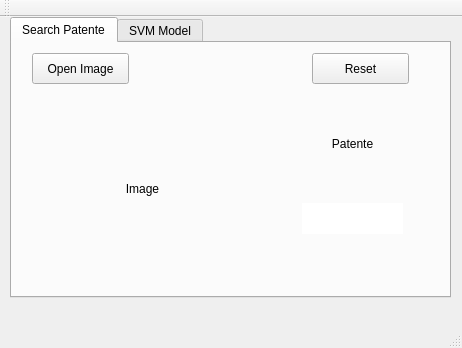
<?xml version="1.0" encoding="UTF-8"?>
<ui version="4.0">
 <class>MainWindow</class>
 <widget class="QMainWindow" name="MainWindow">
  <property name="geometry">
   <rect>
    <x>0</x>
    <y>0</y>
    <width>462</width>
    <height>348</height>
   </rect>
  </property>
  <property name="windowTitle">
   <string>MainWindow</string>
  </property>
  <widget class="QWidget" name="centralWidget">
   <widget class="QTabWidget" name="tabWidget">
    <property name="geometry">
     <rect>
      <x>10</x>
      <y>0</y>
      <width>441</width>
      <height>281</height>
     </rect>
    </property>
    <property name="currentIndex">
     <number>0</number>
    </property>
    <widget class="QWidget" name="tab">
     <attribute name="title">
      <string>Search Patente</string>
     </attribute>
     <widget class="QPushButton" name="btnOpen">
      <property name="geometry">
       <rect>
        <x>20</x>
        <y>10</y>
        <width>97</width>
        <height>31</height>
       </rect>
      </property>
      <property name="text">
       <string>Open Image</string>
      </property>
     </widget>
     <widget class="QPushButton" name="btnReset">
      <property name="geometry">
       <rect>
        <x>300</x>
        <y>10</y>
        <width>97</width>
        <height>31</height>
       </rect>
      </property>
      <property name="text">
       <string>Reset</string>
      </property>
     </widget>
     <widget class="QLabel" name="patente_img">
      <property name="geometry">
       <rect>
        <x>260</x>
        <y>70</y>
        <width>161</width>
        <height>61</height>
       </rect>
      </property>
      <property name="text">
       <string>Patente</string>
      </property>
      <property name="alignment">
       <set>Qt::AlignCenter</set>
      </property>
     </widget>
     <widget class="QLabel" name="lblImage">
      <property name="geometry">
       <rect>
        <x>10</x>
        <y>50</y>
        <width>241</width>
        <height>191</height>
       </rect>
      </property>
      <property name="text">
       <string>Image</string>
      </property>
      <property name="alignment">
       <set>Qt::AlignCenter</set>
      </property>
     </widget>
     <widget class="QLabel" name="patente_label">
      <property name="geometry">
       <rect>
        <x>290</x>
        <y>160</y>
        <width>101</width>
        <height>31</height>
       </rect>
      </property>
      <property name="styleSheet">
       <string notr="true">background-color: rgb(255, 255, 255);
font: 12pt &quot;FreeSans&quot;;</string>
      </property>
      <property name="text">
       <string/>
      </property>
      <property name="alignment">
       <set>Qt::AlignCenter</set>
      </property>
     </widget>
    </widget>
    <widget class="QWidget" name="tab_2">
     <attribute name="title">
      <string>SVM Model</string>
     </attribute>
     <widget class="QPushButton" name="btnTrain">
      <property name="geometry">
       <rect>
        <x>40</x>
        <y>30</y>
        <width>106</width>
        <height>28</height>
       </rect>
      </property>
      <property name="text">
       <string>Train</string>
      </property>
     </widget>
     <widget class="QPushButton" name="btnTest">
      <property name="geometry">
       <rect>
        <x>250</x>
        <y>30</y>
        <width>106</width>
        <height>28</height>
       </rect>
      </property>
      <property name="text">
       <string>Test</string>
      </property>
     </widget>
    </widget>
   </widget>
  </widget>
  <widget class="QMenuBar" name="menuBar">
   <property name="geometry">
    <rect>
     <x>0</x>
     <y>0</y>
     <width>462</width>
     <height>24</height>
    </rect>
   </property>
  </widget>
  <widget class="QToolBar" name="mainToolBar">
   <attribute name="toolBarArea">
    <enum>TopToolBarArea</enum>
   </attribute>
   <attribute name="toolBarBreak">
    <bool>false</bool>
   </attribute>
  </widget>
  <widget class="QStatusBar" name="statusBar"/>
 </widget>
 <layoutdefault spacing="6" margin="11"/>
 <resources/>
 <connections/>
</ui>
